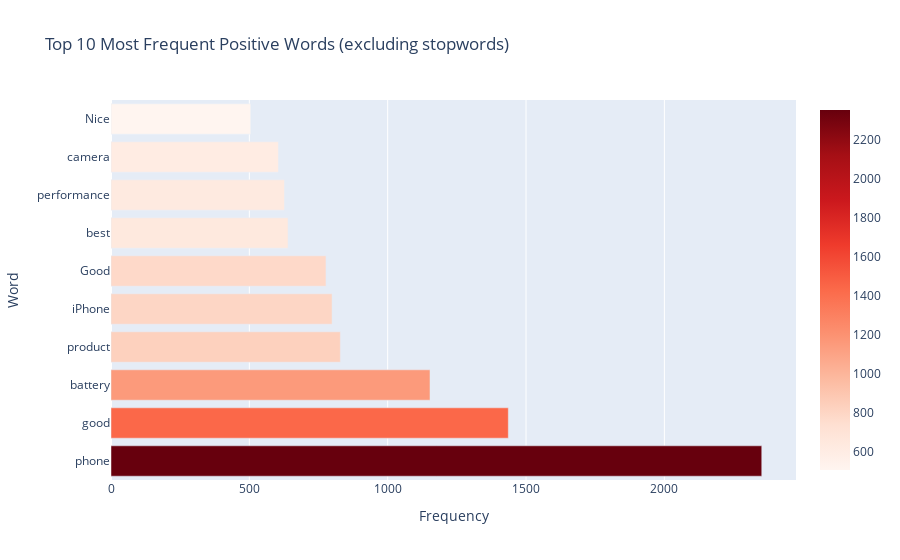

Source (notebook cell):
### Code cell
fig = go.Figure(data=[go.Bar(
    x=df_positive['Frequency'].head(10),
    y=df_positive['Word'].head(10),
    orientation='h',
    marker=dict(color=df_positive['Frequency'].head(10), coloraxis="coloraxis")
)])

fig.update_layout(
    title='Top 10 Most Frequent Positive Words (excluding stopwords)',
    xaxis=dict(title='Frequency'),
    yaxis=dict(title='Word'),
    coloraxis=dict(colorscale='Reds'),
    showlegend=False
)

fig.show()

### Figure 1 — Plotly figure (JSON) as saved in the notebook; plotly's stock layout.template omitted (floating-point values rounded to 4 significant figures)
{"data": [{"marker": {"color": [2352, 1436, 1153, 829, 799, 777, 640, 627, 605, 505], "coloraxis": "coloraxis"}, "orientation": "h", "type": "bar", "x": [2352, 1436, 1153, 829, 799, 777, 640, 627, 605, 505], "y": ["phone", "good", "battery", "product", "iPhone", "Good", "best", "performance", "camera", "Nice"]}], "layout": {"coloraxis": {"colorscale": [[0, "rgb(255,245,240)"], [0.125, "rgb(254,224,210)"], [0.25, "rgb(252,187,161)"], [0.375, "rgb(252,146,114)"], [0.5, "rgb(251,106,74)"], [0.625, "rgb(239,59,44)"], [0.75, "rgb(203,24,29)"], [0.875, "rgb(165,15,21)"], [1, "rgb(103,0,13)"]]}, "showlegend": false, "title": {"text": "Top 10 Most Frequent Positive Words (excluding stopwords)"}, "xaxis": {"title": {"text": "Frequency"}}, "yaxis": {"title": {"text": "Word"}}}}
